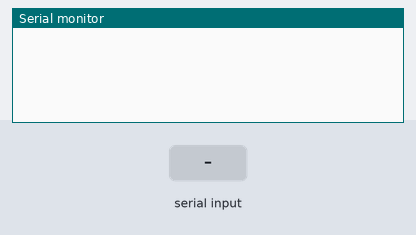
A sketch run on a simulated Arduino Uno, built with avr-gcc and run on an emulated ATmega328P. On the bench: the last lines printed to the serial monitor. The test bench sets the inputs (shaded band).

Above: at 1.2 s.
1.3 s: "1\n" received over the second serial link
At 2.1 s:
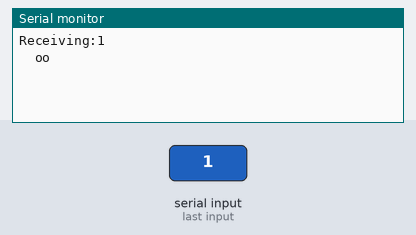
2.8 s: "0\n" received over the second serial link
At 4.1 s:
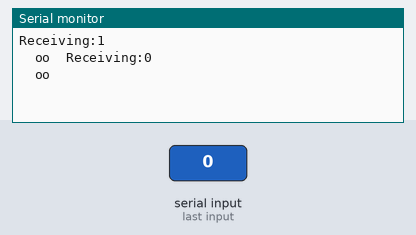

Measured:
- after the input at 1.3 s, the serial monitor: prints a new line at once (image 1)
- after the input at 2.8 s, the serial monitor: prints a new line after 0.68 s (image 2)

The sketch:

usart_send_receive.ino
```cpp
#include <SoftwareSerial.h>

#define rxPin 10
#define txPin 11

// Set up a new SoftwareSerial object
SoftwareSerial Serial11 =  SoftwareSerial(rxPin, txPin);
char txData[]="Ekarshi Opensource Foundation is a Public incorporated on 04 October 2020. It is classified as Non-govt company and is registered at Registrar of Companies, Ahmedabad.";
int txDataLen = sizeof(txData) / sizeof(txData[0]);
char rxData[241];
int rxDataLen = 240;
void setup()
{
    Serial.begin(9600);
    Serial11.begin(9600);
    pinMode(rxPin, INPUT);
    pinMode(txPin, OUTPUT);
    while (Serial.available()<0 || Serial11.available()<0) {
      delay(1000);
    }
}
//(if print buffer is enabled, then you will get wierd result at the destination)
void printBuffer (char *str1, int len, char *buf) {
    Serial.print(str1);
    for (int i = 0; i < len; i++) {
      Serial.print(*buf++);
    }
    Serial.print("\n  oo  ");
}
void writeUART(bool printBuf, int len, char *buf) {
    //Serial.write("sending:");
    Serial11.write(buf, len);
    Serial11.write("\n");
  //  delay(100);
    if (printBuf){
      printBuffer("Sending:", len, buf);
    }
}
void readUART(bool printRecvd) {
    int count = 0;
    while(true) {
        if (Serial11.available()>0) {
             char p=Serial11.read();
             rxData[count]=p;
             count++;
             if (p == '\n') break;
           //  if (count >= rxDataLen) break;
        }
    }
     //Terminate the string
    if (printRecvd) {
      printBuffer("Receiving:", count, rxData);
    }
}
void loop()
{
    readUART(true);
    delay(1000);
    writeUART(false,txDataLen, txData);
    delay(1000);

}
```
